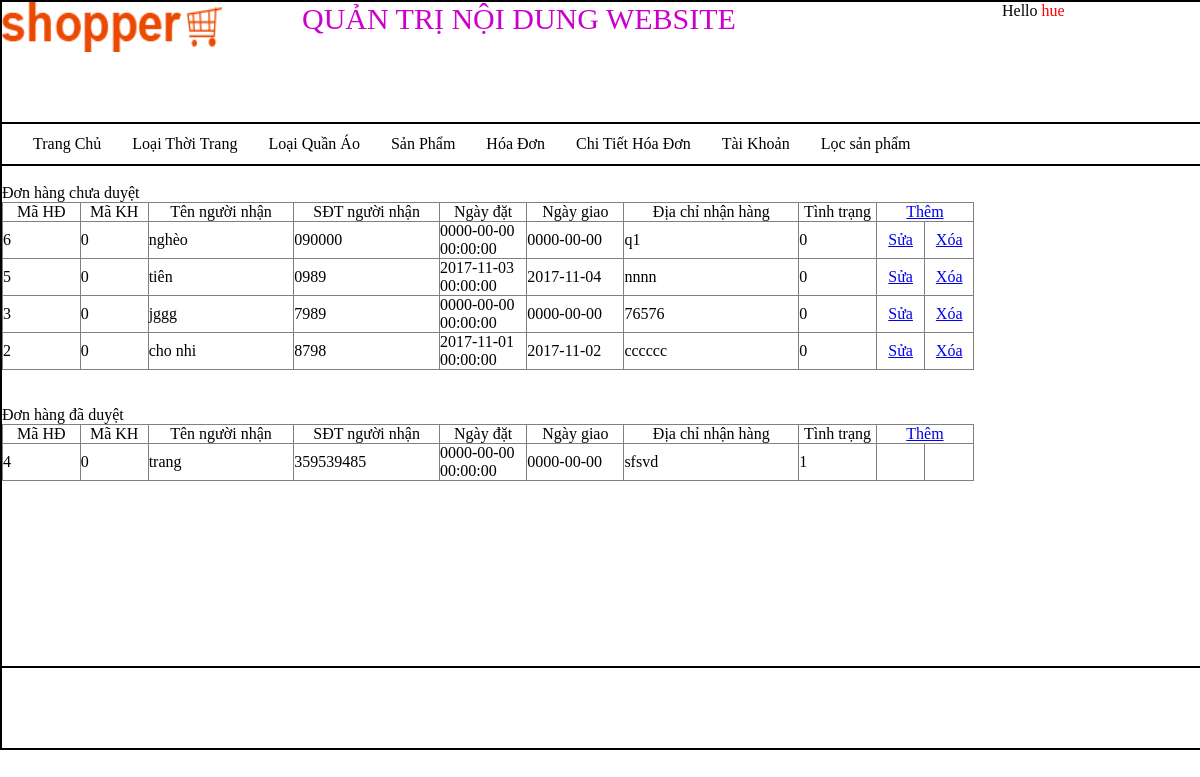
The page /quantri/quantri.php?quanly=qlhd&xuly=lietkehd (signed in) on the database its author committed.
### tables this page shows
CREATE TABLE `hoadon` (
  `idDH` int(11) NOT NULL,
  `idUser` int(11) NOT NULL DEFAULT '0',
  `tennguoinhan` varchar(150) NOT NULL,
  `sdtnguoinhan` varchar(11) NOT NULL,
  `TimeDatHang` datetime NOT NULL DEFAULT '0000-00-00 00:00:00',
  `TimeNhanHang` date NOT NULL DEFAULT '0000-00-00',
  `DiaChiGiaoHang` varchar(150) NOT NULL,
  `TinhTrang` tinyint(4) NOT NULL DEFAULT '0'
);

### quantri/QLhoadon/lietkeHD.php (the view, shortened to what this page needs)
<p>Đơn hàng chưa duyệt</p>
<table width="81%" border="1">
  <tr>
    <td width="8%"><div align="center">Mã HĐ</div></td>
    <td width="7%"><div align="center">Mã KH</div></td>
    <td width="15%"><div align="center">Tên người nhận</div></td>
    <td width="15%"><div align="center">SĐT người nhận</div></td>
    <td width="9%"><div align="center">Ngày đặt</div></td>
    <td width="10%"><div align="center">Ngày giao</div></td>
    <td width="18%"><div align="center">Địa chỉ nhận hàng</div></td>
    <td width="8%"><div align="center">Tình trạng</div></td>
    <td colspan="2"><div align="center"><a href="quantri.php?quanly=qlhd&xuly=themhd">Thêm</a></div></td>
  </tr>
  <?php
		$sql= "select * from hoadon where TinhTrang=0 order by idDH desc";
		$stmt=$pdo->prepare($sql);
		$stmt->execute();
		while($row=$stmt->fetch(PDO::FETCH_ASSOC)){
    ?>
  <tr>
    <td><?php echo $row['idDH'];?></td>
    <td><?php echo $row['idUser'];?></td>
    <td><?php echo $row['tennguoinhan'];?></td>
    <td><?php echo $row['sdtnguoinhan'];?></td>
    <td><?php echo $row['TimeDatHang'];?></td>
    <td><?php echo $row['TimeNhanHang'];?></td>
    <td><?php echo $row['DiaChiGiaoHang'];?></td>
    <td><?php echo $row['TinhTrang'];?></td>
    <td width="5%">
	<?php if($row['TinhTrang']!=1){?><div align="center"><a href="quantri.php?quanly=qlhd&xuly=suahd&mahd=<?php echo $row['idDH'];?>">Sửa</a><?php } ?></div></td>
    <td width="5%">
	<?php if($row['TinhTrang']!=1){?><div align="center"><a href="QLhoadon/xulyHD.php?mahd=<?php echo $row['idDH'];?>">Xóa</a></div><?php } ?></td>
  </tr>
  <?php } ?>
</table>
<br/>
<br/>
<p>Đơn hàng đã duyệt</p>
<table width="81%" border="1">
  <tr>
    <td width="8%"><div align="center">Mã HĐ</div></td>
    <td width="7%"><div align="center">Mã KH</div></td>
    <td width="15%"><div align="center">Tên người nhận</div></td>
    <td width="15%"><div align="center">SĐT người nhận</div></td>
    <td width="9%"><div align="center">Ngày đặt</div></td>
    <td width="10%"><div align="center">Ngày giao</div></td>
    <td width="18%"><div align="center">Địa chỉ nhận hàng</div></td>
    <td width="8%"><div align="center">Tình trạng</div></td>
    <td colspan="2"><div align="center"><a href="quantri.php?quanly=qlhd&xuly=themhd">Thêm</a></div></td>
  </tr>
  <?php
		$sql= "select * from hoadon where TinhTrang=1 order by idDH desc";
		$stmt=$pdo->prepare($sql);
		$stmt->execute();
		while($row=$stmt->fetch(PDO::FETCH_ASSOC)){
    ?>
  <tr>
    <td><?php echo $row['idDH'];?></td>
    <td><?php echo $row['idUser'];?></td>
    <td><?php echo $row['tennguoinhan'];?></td>
    <td><?php echo $row['sdtnguoinhan'];?></td>
    <td><?php echo $row['TimeDatHang'];?></td>
    <td><?php echo $row['TimeNhanHang'];?></td>
    <td><?php echo $row['DiaChiGiaoHang'];?></td>
    <td><?php echo $row['TinhTrang'];?></td>
    <td width="5%">
	<?php if($row['TinhTrang']!=1){?><div align="center"><a href="quantri.php?quanly=qlhd&xuly=suahd&mahd=<?php echo $row['idDH'];?>">Sửa</a><?php } ?></div></td>
    <td width="5%">
	<?php if($row['TinhTrang']!=1){?><div align="center"><a href="QLhoadon/xulyHD.php?mahd=<?php echo $row['idDH'];?>">Xóa</a></div><?php } ?></td>
  <?php } ?>

### quantri/layout.css (style rules this page uses)
table { border-collapse:collapse; }
* { padding:0; margin:0; }

### rows shown on the page
hoadon: idDH "6", idUser "0", tennguoinhan "nghèo", sdtnguoinhan "090000", TimeDatHang "0000-00-00 00:00:00", TimeNhanHang "0000-00-00", DiaChiGiaoHang "q1", TinhTrang "0"
hoadon: idDH "5", idUser "0", tennguoinhan "tiên", sdtnguoinhan "0989", TimeDatHang "2017-11-03 00:00:00", TimeNhanHang "2017-11-04", DiaChiGiaoHang "nnnn", TinhTrang "0"
hoadon: idDH "3", idUser "0", tennguoinhan "jggg", sdtnguoinhan "7989", TimeDatHang "0000-00-00 00:00:00", TimeNhanHang "0000-00-00", DiaChiGiaoHang "76576", TinhTrang "0"
hoadon: idDH "2", idUser "0", tennguoinhan "cho nhi", sdtnguoinhan "8798", TimeDatHang "2017-11-01 00:00:00", TimeNhanHang "2017-11-02", DiaChiGiaoHang "cccccc", TinhTrang "0"
hoadon: idDH "4", idUser "0", tennguoinhan "trang", sdtnguoinhan "359539485", TimeDatHang "0000-00-00 00:00:00", TimeNhanHang "0000-00-00", DiaChiGiaoHang "sfsvd", TinhTrang "1"

### other values the page prints
$_SESSION['username'] "hue"
